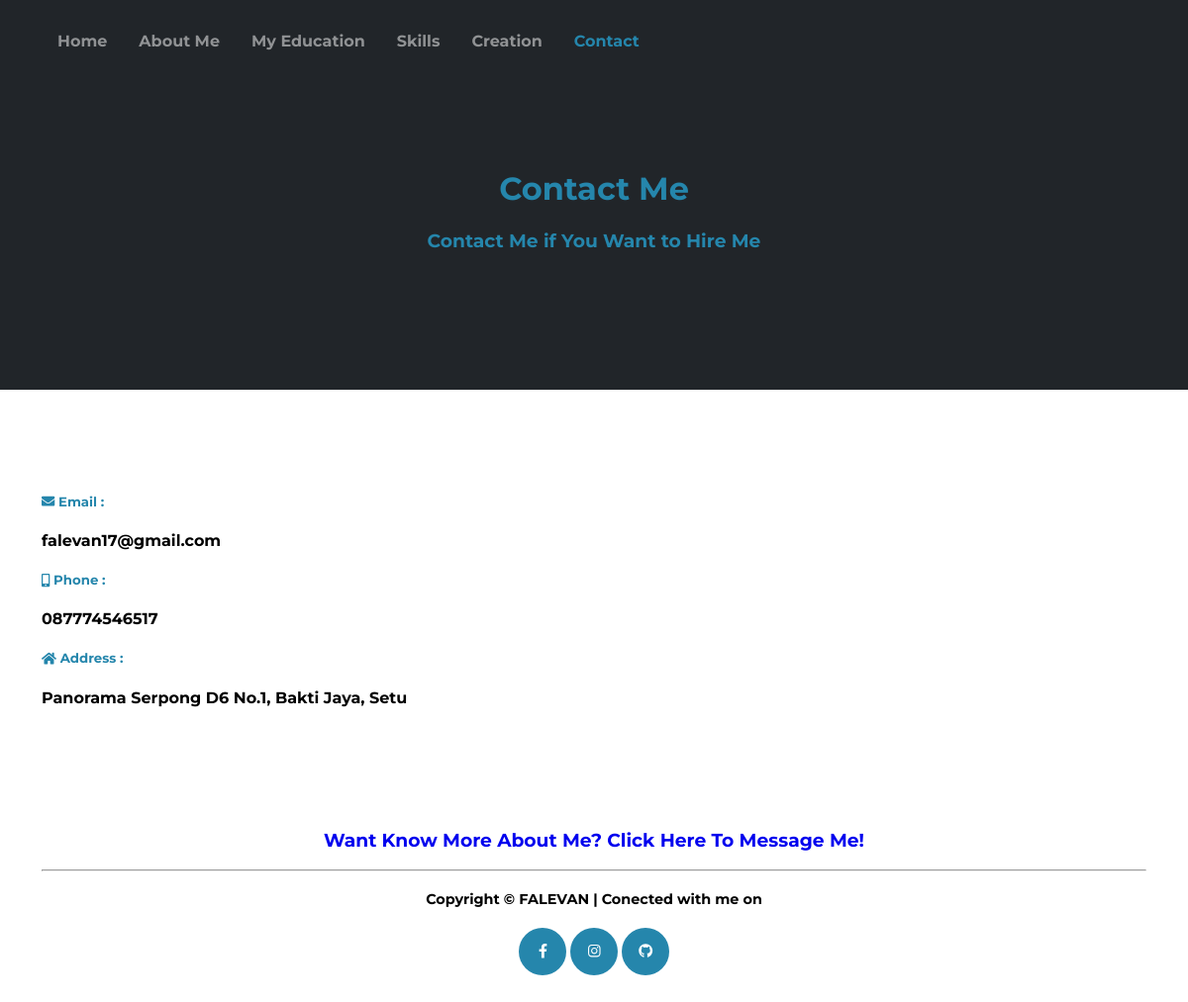
The page /contact.php on the database its author committed.
### tables this page shows
CREATE TABLE `contact` (
  `id` int(10) NOT NULL,
  `webtitle` varchar(50) NOT NULL,
  `title` varchar(50) NOT NULL,
  `subtitle` varchar(50) NOT NULL,
  `address` varchar(100) NOT NULL,
  `email` varchar(50) NOT NULL,
  `phone` varchar(20) NOT NULL
);

CREATE TABLE `setting` (
  `id` int(10) NOT NULL,
  `linkfb` varchar(50) NOT NULL,
  `linkig` varchar(50) NOT NULL,
  `linkgh` varchar(50) NOT NULL
);

### contact.php (the view, shortened to what this page needs)
<!DOCTYPE html>
<html lang="en">
    <head>
        <?php
            include_once "koneksi.php";
            $strSql = "SELECT * FROM contact";
            $result = mysqli_query($conn, $strSql);
            if (mysqli_num_rows($result) > 0) {
                while($row = mysqli_fetch_assoc($result)) {
        ?>
        <link href="css/styles.css" rel="stylesheet" />
    </head>
    <body>
        <nav class="navbar navbar-expand-lg navbar-dark fixed-top" id="mainNav">
            <div class="container">
                <div class="collapse navbar-collapse" id="navbarResponsive">
                    <ul class="navbar-nav">
                        <li class="nav-item"><a class="nav-link js-scroll-trigger" href="index.php"><b>Home</b></a></li>
                        <li class="nav-item"><a class="nav-link js-scroll-trigger" href="aboutme.php"><b>About Me</b></a></li>
                        <li class="nav-item"><a class="nav-link js-scroll-trigger" href="myeducation.php "><b>My Education</b></a></li>
                        <li class="nav-item"><a class="nav-link js-scroll-trigger" href="skills.php"><b>Skills</b></a></li>
                        <li class="nav-item"><a class="nav-link js-scroll-trigger" href="creation.php"><b>Creation</b></a></li>
                        <li class="nav-item active"><a class="nav-link js-scroll-trigger" href="contact.php"><b>Contact</b></a></li>
                    </ul>
                </div>
            </div>
        </nav>
        <div class="jumbotron jumbotron-fluid">
            <div class="container">
                <h1 class="jumbotron-title"><?php echo $row["title"] ?></h1>
                <h3 class="jumbotron-title"><?php echo $row["subtitle"] ?></h3>
            </div>
        </div>
        <section class="page-section" id="contactme"><br>
            <div class="container">
                <div class="margintext textbox">
                    <h5 class="labelbio"><i class="fas fa-envelope"></i> Email :</h5>
                    <h4><?php echo $row["email"] ?></h4>
                    <h5 class="labelbio"><i class="fas fa-mobile-alt"></i> Phone :</h5>
                    <h4><?php echo $row["phone"] ?></h4>
                    <h5 class="labelbio"><i class="fas fa-home"></i> Address :</h5>
                    <h4><?php echo $row["address"] ?></h4>
                </div><br>
                <h3 style="text-align:center;"><a href="contact-message.php";>Want Know More About Me? Click Here To Message Me!</a></h3>
        </section>
        <?php
            include_once "footer.php";
                }
            } else {
              echo "Bad results";
            }
        ?>
    </body>
</html>

### footer.php
<footer class="footer py-4"  style="margin-bottom:30px;">
    <?php
        include_once "koneksi.php";
        $strSql = "SELECT * FROM setting";
        $result = mysqli_query($conn, $strSql);
        if (mysqli_num_rows($result) > 0) {
            while($row = mysqli_fetch_assoc($result)) {
    ?>
    <div class="container"><hr>
        <div class="row">
            <h4>Copyright © FALEVAN | Conected with me on</h4>
            <a class="btn btn-dark btn-social" href=<?php echo $row["linkfb"] ?> target="_blank"><i class="fab fa-facebook-f"></i></a>
            <a class="btn btn-dark btn-social" href=<?php echo $row["linkig"] ?> target="_blank"><i class="fab fa-instagram"></i></a>
            <a class="btn btn-dark btn-social" href=<?php echo $row["linkgh"] ?> target="_blank"><i class="fab fa-github"></i></i></a>
        </div>
    </div>
    <?php
            }
        } else {
            echo "No Footer Here";
        }
    ?>
</footer>

### css/styles.css (style rules this page uses)
* { box-sizing: border-box; }
body { margin: 0; background-color: #fff; font-family: "Montserrat"; }
a { text-decoration: none; background-color: transparent; }
.container { width: 100%; padding-right: 0.75rem; padding-left: 0.75rem; margin-right: auto; margin-left: auto; }
@media (min-width: 1200px) { .container { max-width: 1140px; } }
.nav-link { display: block; padding: 0.5rem 1rem; }
.navbar { position: relative; display: flex; flex-wrap: wrap; align-items: center; justify-content: space-between; padding: 1px 1px; }
.navbar-nav { display: flex; flex-direction: column; padding-left: 0; margin-bottom: 0; list-style: none; margin-top: 0; }
@media (min-width: 992px) { .navbar-expand-lg { flex-flow: row nowrap; justify-content: flex-start; } }
@media (min-width: 992px) { .navbar-expand-lg .navbar-nav { flex-direction: row; } }
.navbar-dark .navbar-nav .nav-link { color: rgba(255, 255, 255, 0.5); }
.navbar-dark .navbar-nav .active > .nav-link, .navbar-dark .navbar-nav .nav-link.show { color: #2586ac; }
.fixed-top { position: fixed; top: 0; right: 0; left: 0; z-index: 1030; }
#mainNav { padding-top: 1rem; padding-bottom: 1rem; background-color: #353e42; }
@media (min-width: 992px) { #mainNav { padding-top: 1.5rem; padding-bottom: 1.5rem; border: none; background-color: transparent; transition: padding-top 0.3s ease-in-out, padding-bottom 0.3s ease-in-out; } }
.btn-dark { color: #fff; background-color: #2586ac; border-color: #2586ac; }
.btn-social { height: 3rem; width: 3rem; display: inline-flex; align-items: center; justify-content: center; border-radius: 100%; }
.footer { text-align: center; font-size: 0.9rem; font-family: "Montserrat"; }
.jumbotron-fluid { background-color: #212529; padding-top: 150px; padding-bottom: 120px; }
.jumbotron-title { text-align: center; color: #2586ac; }
.labelbio { color: #2586ac; }
.margintext { max-width:auto; text-align:justify; }
.textbox { padding-top:64px; padding-bottom:64px; }

### rows shown on the page
contact: title "Contact Me", subtitle "Contact Me if You Want to Hire Me", email "falevan17@gmail.com", phone "087774546517", address "Panorama Serpong D6 No.1, Bakti Jaya, Setu"
